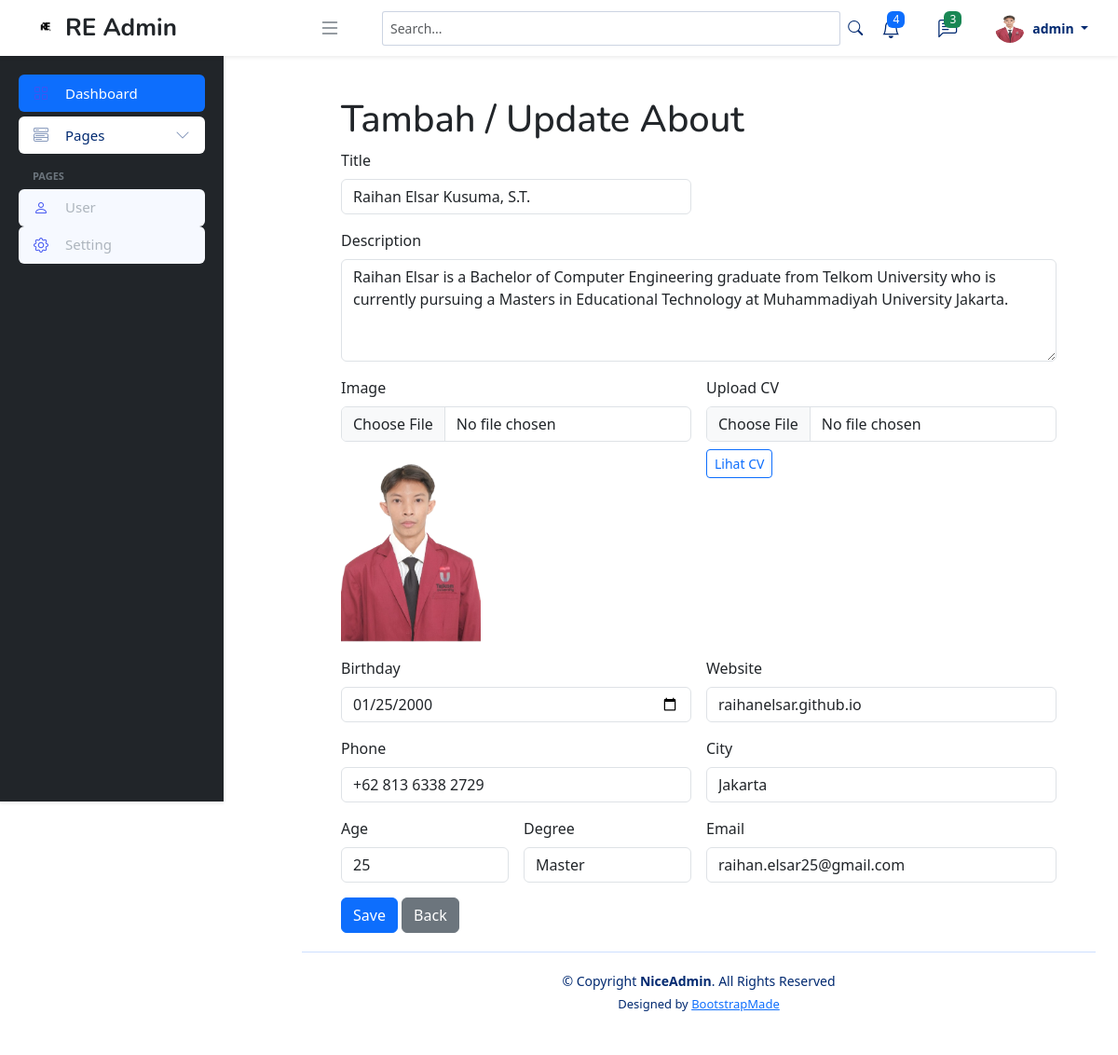
/admin/home.php?page=tambah-about (signed in), run on an earlier commit of the app's database.
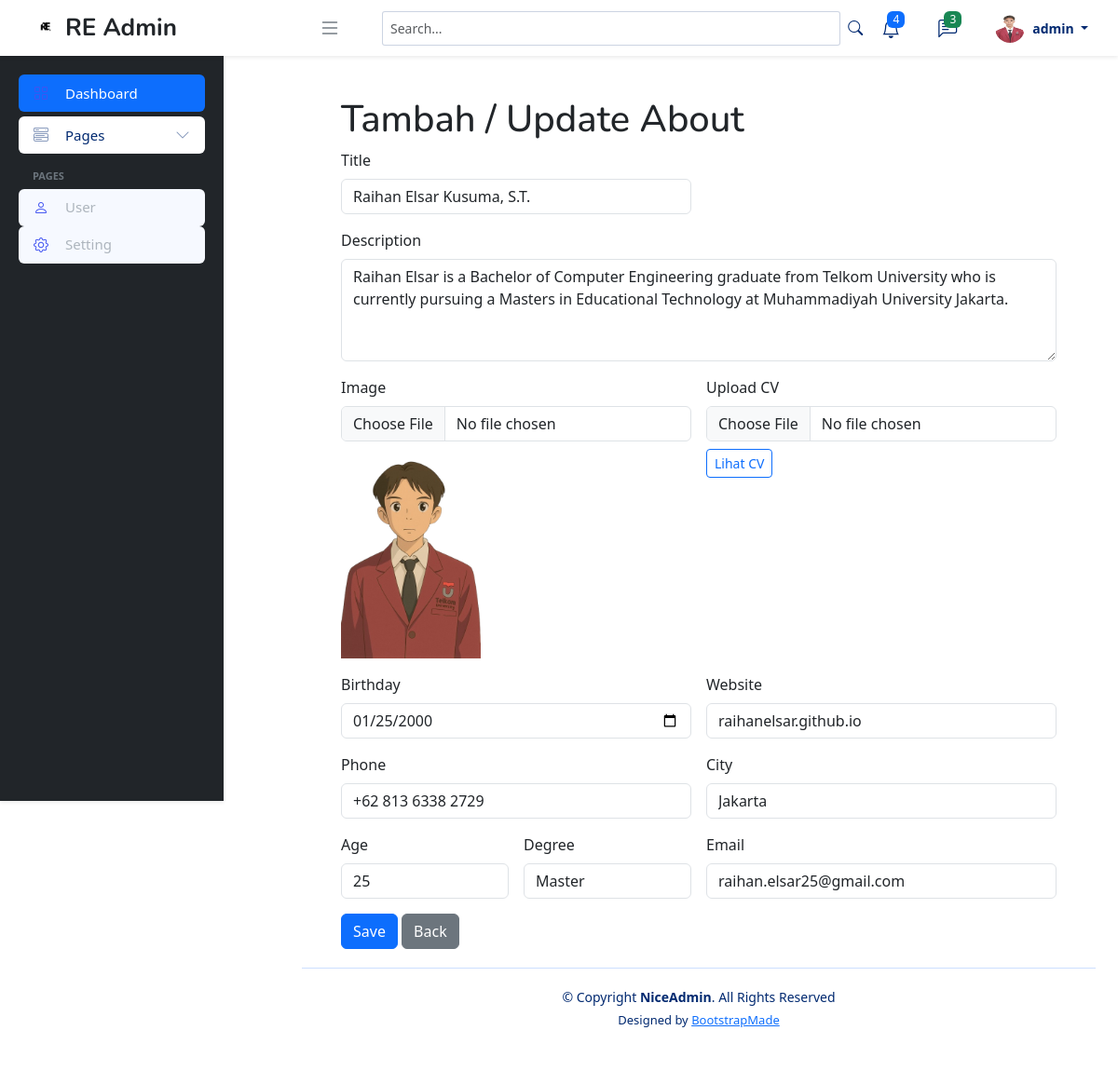
And on a later commit of the database.
### tables this page shows
CREATE TABLE `about` (
  `id` int(11) NOT NULL,
  `title` varchar(255) DEFAULT NULL,
  `description` text DEFAULT NULL,
  `image` varchar(255) DEFAULT NULL,
  `pdf` varchar(255) NOT NULL,
  `birthday` date DEFAULT NULL,
  `website` varchar(255) DEFAULT NULL,
  `phone` varchar(50) DEFAULT NULL,
  `city` varchar(100) DEFAULT NULL,
  `age` int(11) DEFAULT NULL,
  `degree` varchar(100) DEFAULT NULL,
  `email` varchar(255) DEFAULT NULL,
  `cv` varchar(255) NOT NULL
);

### admin/content/tambah-about.php (the view, shortened to what this page needs)
<?php
include 'koneksi.php';
$curr = mysqli_fetch_assoc(mysqli_query($koneksi, "SELECT * FROM about ORDER BY id DESC LIMIT 1"));
?>
<!doctype html>
<html>
<head>
    <link rel="stylesheet" href="https://cdn.jsdelivr.net/npm/bootstrap@5.3.2/dist/css/bootstrap.min.css">
</head>
<body class="p-4">
<div class="container">
    <h1>Tambah / Update About</h1>
    <form method="post" enctype="multipart/form-data" class="row g-3">
        <div class="col-md-6">
            <label class="form-label">Title</label>
            <input class="form-control" name="title" value="<?= htmlspecialchars($curr['title'] ?? '') ?>" required>
        </div>
        <div class="col-md-12">
            <label class="form-label">Description</label>
            <textarea class="form-control" name="description" rows="4"><?= htmlspecialchars($curr['description'] ?? '') ?></textarea>
        </div>
        <div class="col-md-6">
            <label class="form-label">Image</label>
            <input type="file" name="image" class="form-control">
            <?php if (!empty($curr['image'])): ?>
                <div class="mt-2">
                    <img src="uploads/<?= htmlspecialchars($curr['image']) ?>" alt="" style="max-width:150px;">
                </div>
            <?php endif; ?>
        </div>
        <div class="col-md-6">
            <label class="form-label">Upload CV</label>
            <input type="file" name="cv" class="form-control">
            <?php if (!empty($curr['cv'])): ?>
                <div class="mt-2">
                    <a href="uploads/<?= htmlspecialchars($curr['cv']) ?>" target="_blank" class="btn btn-sm btn-outline-primary">Lihat CV</a>
                </div>
            <?php endif; ?>
        </div>
        <div class="col-md-6">
            <label class="form-label">Birthday</label>
            <input type="date" name="birthday" class="form-control" value="<?= htmlspecialchars($curr['birthday'] ?? '') ?>">
        </div>
        <div class="col-md-6">
            <label class="form-label">Website</label>
            <input name="website" class="form-control" value="<?= htmlspecialchars($curr['website'] ?? '') ?>">
        </div>
        <div class="col-md-6">
            <label class="form-label">Phone</label>
            <input name="phone" class="form-control" value="<?= htmlspecialchars($curr['phone'] ?? '') ?>">
        </div>
        <div class="col-md-6">
            <label class="form-label">City</label>
            <input name="city" class="form-control" value="<?= htmlspecialchars($curr['city'] ?? '') ?>">
        </div>
        <div class="col-md-3">
            <label class="form-label">Age</label>
            <input type="number" name="age" class="form-control" value="<?= htmlspecialchars($curr['age'] ?? '') ?>">
        </div>
        <div class="col-md-3">
            <label class="form-label">Degree</label>
            <input name="degree" class="form-control" value="<?= htmlspecialchars($curr['degree'] ?? '') ?>">
        </div>
        <div class="col-md-6">
            <label class="form-label">Email</label>
            <input type="email" name="email" class="form-control" value="<?= htmlspecialchars($curr['email'] ?? '') ?>">
        </div>
        <div class="col-12">
            <button class="btn btn-primary" type="submit" name="simpan">Save</button>
            <a class="btn btn-secondary" href="?page=about">Back</a>
        </div>
    </form>
</div>
</body>
</html>

What changed in the data, as far as the page shows it:
changed about "Raihan Elsar Kusuma, S.T.": image: a different picture
